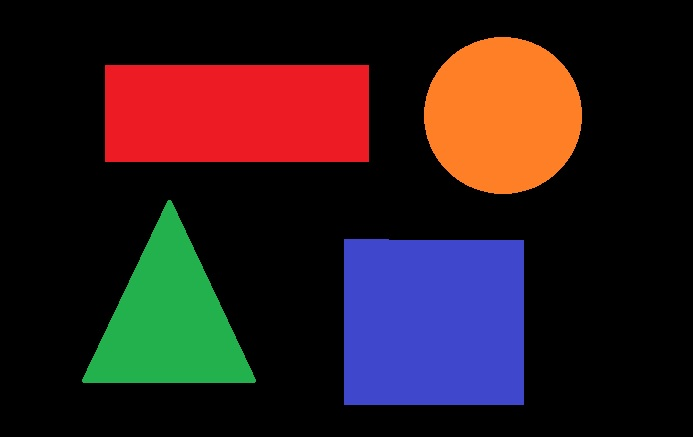
#> input picture austeclynio/VisaoComputacional/fontesImagens/Imagens_Figuras_Geometricas_001.jpg, 693 x 437 px
$ python VisaoComputacional_OpenCV_Exemplo161.py
#> lines starting #> are read from the running program, lines starting #| are printed output that depends on the picture; after the words box and inside, x2 and y2 are one past the last pixel; in counts of white or black regions, pixels touching at a corner belong together
import cv2
import numpy as np

img1 = cv2.imread('Imagens_Figuras_Geometricas_001.jpg')
#> img1 is the input picture: shape (437, 693, 3); mean B, G, R 30, 27.2, 44.6
assert img1 is not None, "file could not be read, check with os.path.exists()"
cv2.imshow('Original', img1)
cv2.waitKey(0)

img = cv2.cvtColor(img1, cv2.COLOR_BGR2GRAY)
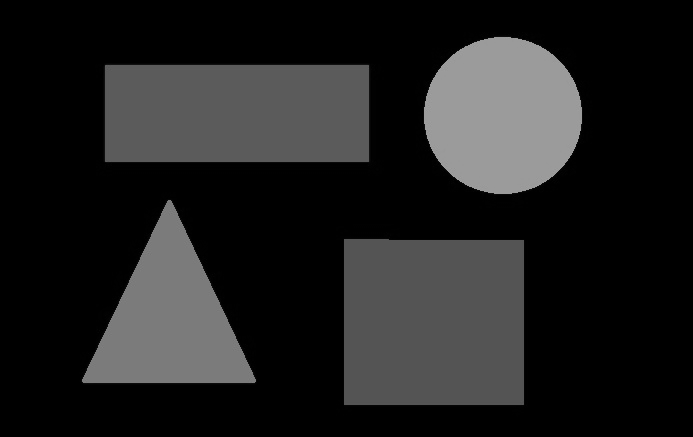
#> img: shape (437, 693); min 0, max 165, mean 32.7
cv2.imshow('Gray', img)
cv2.waitKey(0)

ret,thresh = cv2.threshold(img,10,255,0)
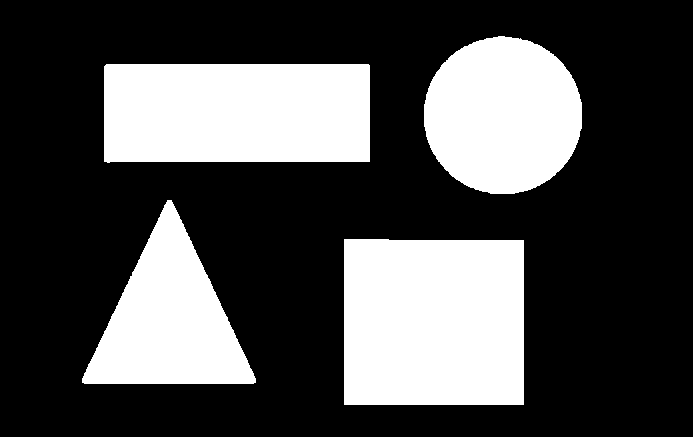
#> thresh: shape (437, 693); 30.5% white; 4 white regions


contours,hierarchy = cv2.findContours(thresh, 1, 2)
#> contours = 4 contours; box (x1, y1, x2, y2) and area: (344, 239, 524, 405) 29400, (104, 64, 370, 163) 25706, (424, 36, 582, 194) 19424, (82, 200, 256, 384) 16591
print("Numero de figuras na imagem:",len(contours))
#| Numero de figuras na imagem: 4

for i, cnt in enumerate(contours):
   M = cv2.moments(cnt)
   if M['m00'] != 0.0:
      x1 = int(M['m10']/M['m00'])
      y1 = int(M['m01']/M['m00'])
   area = cv2.contourArea(cnt)
   perimeter = cv2.arcLength(cnt, True)
   perimeter = round(perimeter, 4)
   print(f'Area da figura {i+1}:', area)
   print(f'Perimetro da figura {i+1}:', perimeter)
   img1 = cv2.drawContours(img1, [cnt], -1, (0,255,255), 3)
   cv2.putText(img1, f'Area :{area}', (x1, y1), cv2.FONT_HERSHEY_SIMPLEX, 0.6, (0, 255, 0), 2)
   cv2.putText(img1, f'Perimetro :{perimeter}', (x1, y1+20), cv2.FONT_HERSHEY_SIMPLEX, 0.6, (0, 255, 0), 2)
#> this loop made 4 passes
#> (x1, y1, area, perimeter) on passes 1 to 4: (433, 321, 29400.5, 687.4), (168, 320, 16591, 612.4), (236, 112, 25705.5, 723.1), (502, 115, 19424.5, 526.3)
#| Area da figura 1: 29400.5
#| Perimetro da figura 1: 687.4142
#| Area da figura 2: 16591.0
#| Perimetro da figura 2: 612.4163
#| Area da figura 3: 25705.5
#| Perimetro da figura 3: 723.0711
#| Area da figura 4: 19424.5
#| Perimetro da figura 4: 526.3158
#> pass 1, `img1 = cv2.drawContours(img1, [cnt], -1, (0,255,255), 3)`:
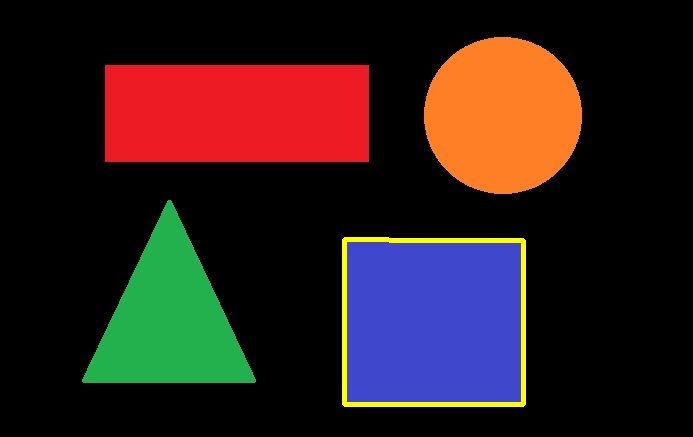
#> img1: shape (437, 693, 3); 1.13% of pixels changed, all inside (x1, y1, x2, y2) = (342, 237, 526, 407)
#> pass 2, `img1 = cv2.drawContours(img1, [cnt], -1, (0,255,255), 3)`:
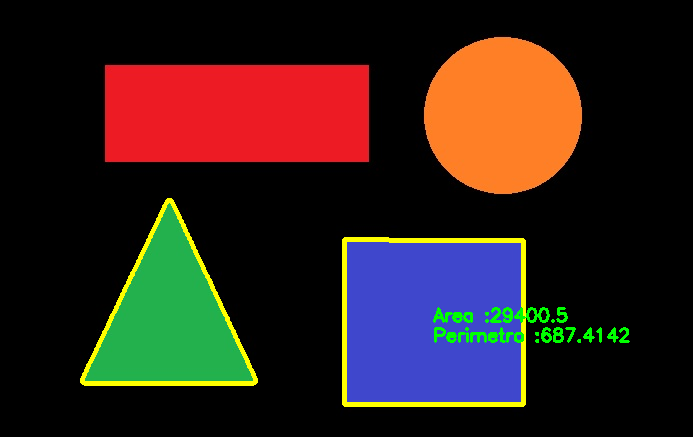
#> img1: shape (437, 693, 3); 1.65% of pixels changed, all inside (x1, y1, x2, y2) = (80, 198, 630, 386)
#> pass 3, `img1 = cv2.drawContours(img1, [cnt], -1, (0,255,255), 3)`:
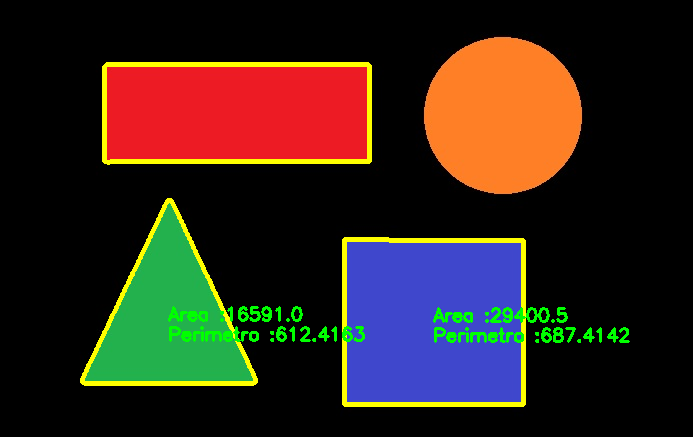
#> img1: shape (437, 693, 3); 1.91% of pixels changed, all inside (x1, y1, x2, y2) = (102, 62, 372, 342)
#> after the loop:
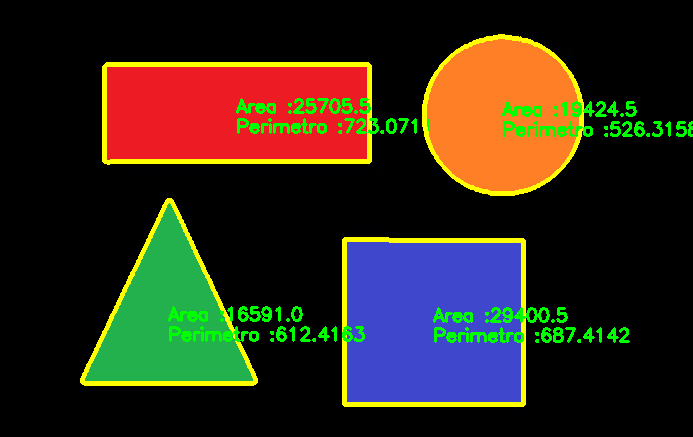
#> img1: shape (437, 693, 3); 2.17% of pixels changed, all inside (x1, y1, x2, y2) = (236, 34, 693, 196)

cv2.imshow("Image", img1)
cv2.waitKey(0)
cv2.destroyAllWindows()
